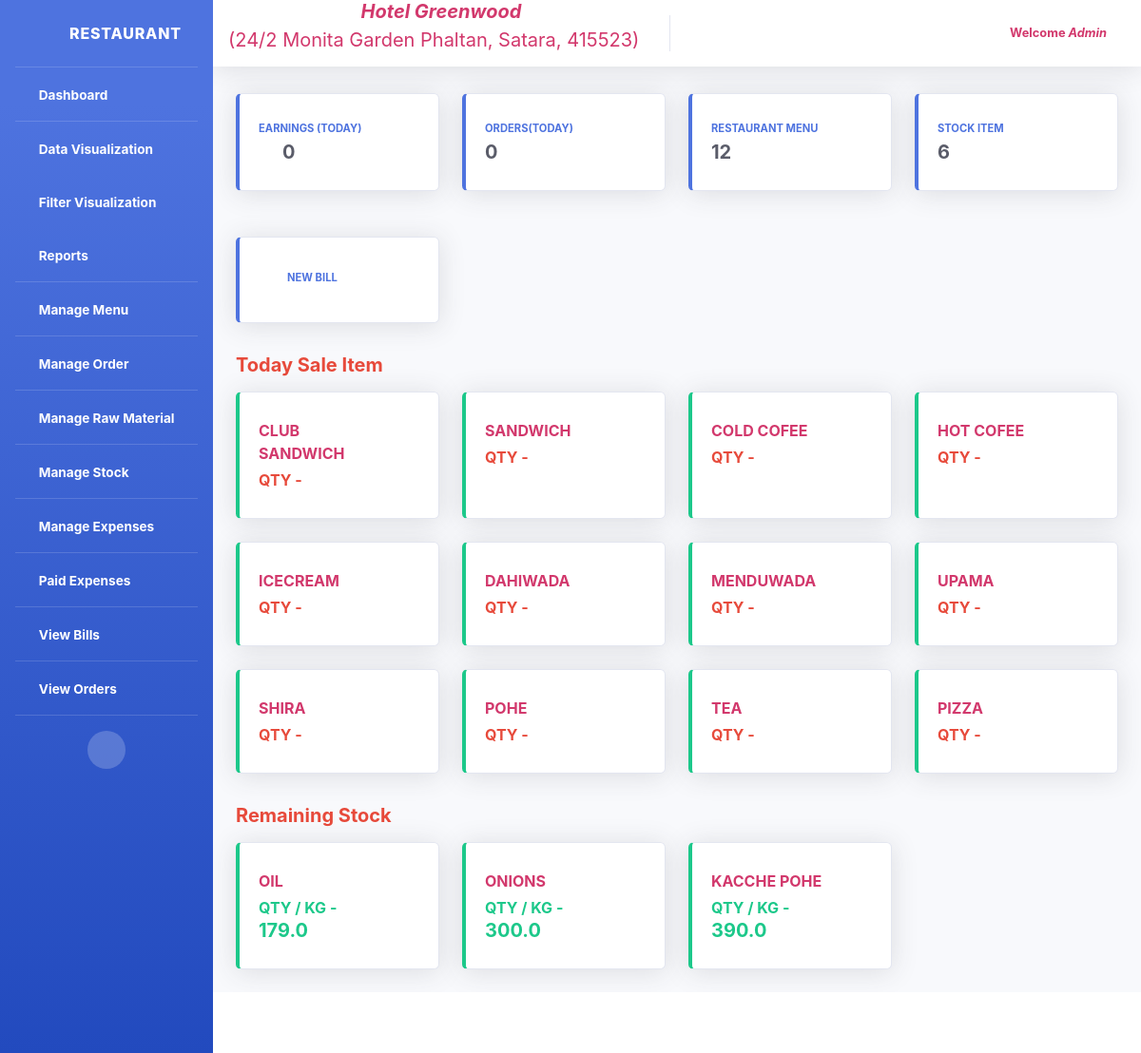
Page /polls/dashboard/ (signed in) on the committed database.
### polls/models.py (models this page shows, shortened)
class Menu(models.Model):
	menu_name = models.CharField(max_length=50, null=True)
	status = models.IntegerField(default=1,null=True)
	created_at = models.DateTimeField(auto_now_add=True)
	updated_at = models.DateTimeField(auto_now=True)
	slug = models.SlugField(unique=True, null=True, blank=True)
	class Meta:
		db_table = "Menu"

class AddStockTmp(models.Model):
	stock_item = models.ForeignKey(RawMaterialItem,  on_delete=models.CASCADE, null=True)
	stock_kg_qty = models.FloatField(null=True)
	price = models.FloatField(null=True)
	status = models.IntegerField(default=1, null=True)
	created_at = models.DateField(auto_now_add=True)
	updated_at = models.DateField(auto_now=True)

class RawMaterialItem(models.Model):
	raw_item = models.CharField(max_length=50, null=True)
	status = models.IntegerField(default=1,null=True)
	created_at = models.DateTimeField(auto_now_add=True)
	updated_at = models.DateTimeField(auto_now=True)
	slug = models.SlugField(unique=True, null=True, blank=True)
	def __str__(self):
		return self.raw_item
	class Meta:
		db_table = "RawMaterialItem"

### polls/views.py (the view)
# urls.py: path('dashboard/', views.MyDashboardView.as_view(), name='dashboard'),
class MyDashboardView(LoggedInMixin,ListView):
    model = AddStockTmp
    template_name='dashboard.html'
    def get_context_data(self, **kwargs):
        context = super(MyDashboardView, self).get_context_data(**kwargs)
        context['stock_list'] = AddStockTmp.objects.filter(status=1).order_by('stock_kg_qty')
        today = date.today()
        total_orders = Orders.objects.filter(item_date = today).count()
        context['order_list'] = total_orders
        total_earn = Orders.objects.filter(item_date=today, status=1).aggregate(Sum('item_total'))
        context['earn_list'] = total_earn
        total_menu = Menu.objects.filter(status=1).count()
        context['menu_list'] = total_menu
        stock_item = RawMaterialItem.objects.filter(status=1).count()
        context['raw_item_list'] = stock_item
        item = []
        qtyDataData = []
        obj1 = Menu.objects.values('id', 'menu_name').filter(status=1).order_by('-id')
        for i in obj1:
            item.append(i['menu_name'])
            q = Orders.objects.filter(item_date=(today), item_name=i['id'])
            saleData = q.aggregate(Sum('item_qty'))
            if not q:
                qtyDataData.append(0)
            else:
                qtyDataData.append(saleData)
        data = zip(item, qtyDataData)
        context['order_data'] = data
        return context

### polls/views.py (called while the page is built)
    def dispatch(self, request, *args, **kwargs):
        if not request.user.is_authenticated:
            return redirect('/polls/login/')
        return super(LoggedInMixin, self).dispatch(request, *args, **kwargs)

### polls/templates/dashboard.html (shortened to what this page needs)
{% extends 'header.html' %}
{% block body %}
{% load static %}
<!DOCTYPE html>
<html>
<head>
	<link href="{% static 'vendor/fontawesome-free/css/all.min.css' %}" rel="stylesheet" type="text/css">
	<link href="{% static 'css/sb-admin-2.min.css' %}" rel="stylesheet">
	<link href="{% static 'css/other.css' %}" rel="stylesheet">
</head>
<body>
	<body id="page-top">
		<div id="wrapper">
		  <div id="content-wrapper" class="d-flex flex-column">
			<div id="content">
			  <div class="container-fluid">
				<div class="row mt-4">
					<div class="col-xl-3 col-md-6 mb-4">
						<div class="card border-left-primary shadow h-100 py-2">
						  <div class="card-body">
							<div class="row no-gutters align-items-center">
							  <div class="col mr-2">
								<div class="text-xs font-weight-bold text-primary text-uppercase mb-1">Earnings (Today)</div>
								<div class="h5 mb-0 font-weight-bold text-gray-800"><i class="fas fa-rupee-sign"></i>&nbsp;
									{% if earn_list.item_total__sum > 0 %}
										{{earn_list.item_total__sum}}
									{% else %}
										0
									{% endif %}
								</div>
							  </div>
							  <div class="col-auto">
								<i class="fas fa-calendar fa-2x text-gray-300"></i>
							  </div>
							</div>
						  </div>
						</div>
					  </div>
					<div class="col-xl-3 col-md-6 mb-4">
						<div class="card border-left-primary shadow h-100 py-2">
						<div class="card-body">
							<div class="row no-gutters align-items-center">
							<div class="col mr-2">
								<div class="text-xs font-weight-bold text-primary text-uppercase mb-1">Orders(Today)</div>
								<div class="h5 mb-0 font-weight-bold text-gray-800">{{order_list}}</div>
							</div>
							<div class="col-auto">
								<i class="fa fa-first-order  fa-2x text-gray-300"></i>
							</div>
							</div>
						</div>
						</div>
					</div>
					<div class="col-xl-3 col-md-6 mb-4">
						<div class="card border-left-primary shadow h-100 py-2">
						<div class="card-body">
							<div class="row no-gutters align-items-center">
							<div class="col mr-2">
								<div class="text-xs font-weight-bold text-primary text-uppercase mb-1">Restaurant Menu</div>
								<div class="h5 mb-0 font-weight-bold text-gray-800">{{menu_list}}</div>
							</div>
							</div>
						</div>
						</div>
					</div>
					<div class="col-xl-3 col-md-6 mb-4">
						<div class="card border-left-primary shadow h-100 py-2">
						<div class="card-body">
							<div class="row no-gutters align-items-center">
							<div class="col mr-2">
								<div class="text-xs font-weight-bold text-primary text-uppercase mb-1">Stock Item</div>
								<div class="h5 mb-0 font-weight-bold text-gray-800">{{raw_item_list}}</div>
							</div>
							<div class="col-auto">
								<i class="fas fa-calendar fa-2x text-gray-300"></i>
							</div>
							</div>
						</div>
						</div>
					</div>
				</div>
				<div class="row mt-4">
					<div class="col-xl-3 col-md-6 mb-4">
						<div class="card border-left-primary shadow h-100 py-2">
						  <div class="card-body">
							<div class="row no-gutters align-items-center">
							  <div class="col mr-2">
								<div class="h5 mb-0 font-weight-bold text-gray-800">
									<a class="nav-link" href="{% url 'manageOrder' %}">
										<div class="text-xs font-weight-bold text-primary text-uppercase mb-1">
											<i class="fas fa-rupee-sign"></i>&nbsp; New Bill
										</div>
									</a>
								</div>
							  </div>
							  <div class="col-auto">
								<i class="fas fa-calendar fa-2x text-gray-300"></i>
							  </div>
							</div>
						  </div>
						</div>
					  </div>
				</div>
				<div class="d-sm-flex align-items-center justify-content-between mt-2 mb-2">
					<h5 class="text-danger font-weight-bold">Today Sale Item</h5>
				  </div>
				<div class="row">
	  				{% for item, qty in order_data %}
		    			<div class="col-xl-3 col-md-6 mb-4">
							<div class="card border-left-success shadow h-100 py-2">
						 		<div class="card-body">
						   			<div class="row no-gutters align-items-center">
										<div class="col mr-2">
							   				<div class="text-xl font-weight-bold text-uppercase mb-1" style="color :#D2386C">{{item}}</div>
											{% if qty.item_qty__sum > 100 %}
							   					<div class="mb-0 font-weight-bold text-success blink_sale_item">QTY - <span class="h5 font-weight-bold">{{qty.item_qty__sum}}</span></div>
											{% else %}
												<div class="mb-0 font-weight-bold text-danger">QTY - </div>
											{% endif %}
							 			</div>
										<div class="col-auto">
											<i class="fas fa-plus fa-2x text-gray-300 mb-0"></i>
										</div>
						   			</div>
						 		</div>
					   		</div>
						</div>
					{% endfor %}
				</div>
				<div class="d-sm-flex align-items-center justify-content-between mt-2 mb-2">
				  <h5 class="text-danger font-weight-bold">Remaining Stock</h5>
				</div>
				<div class="row">
				 {% for i in stock_list %}
				  <div class="col-xl-3 col-md-6 mb-4">
					{% if i.stock_kg_qty > 100 %}
						<div class="card border-left-success shadow h-100 py-2">
					{% else %}
						<div class="card border-left-danger shadow h-100 py-2">
					{% endif %}
					  <div class="card-body">
						<div class="row no-gutters align-items-center">
						  <div class="col mr-2">
							<div class="text-xl font-weight-bold text-uppercase mb-1" style="color :#D2386C">{{i.stock_item}}</div>
							{% if i.stock_kg_qty > 100 %}
							<div class="mb-0 font-weight-bold text-success">QTY / KG - <span class="h5 font-weight-bold">{{i.stock_kg_qty}}</span></div>
							{% endif %}
						  </div>
						  <div class="col-auto">
							<i class="fas fa-shopping-cart fa-2x text-gray-300"></i>
						  </div>
						</div>
					  </div>
					</div>
				  </div>
				  {% endfor %}
				</div>
			  </div>
			</div>
		  </div>
		</div>
	  </body>
</body>
</html>
{% endblock %}

### polls/templates/header.html (shortened to what this page needs)
{% load static %}
<html>
<head>
  <link href="{% static 'vendor/fontawesome-free/css/all.min.css' %}" rel="stylesheet" type="text/css">
  <link href="{% static 'css/sb-admin-2.min.css' %}" rel="stylesheet">
  <link href="{% static 'css/other.css' %}" rel="stylesheet">
</head>
<body id="page-top">
<div id="wrapper">
<ul class="navbar-nav bg-gradient-primary sidebar sidebar-dark accordion" id="accordionSidebar">
  <a class="sidebar-brand d-flex align-items-center justify-content-center" href="{% url 'dashboard' %}">
  <div class="sidebar-brand-icon rotate-n-15">
    <i class="fas fa-home fa-fw "></i>
  </div>
  <div class="sidebar-brand-text mx-3">Restaurant</div>
  </a>
  <hr class="sidebar-divider my-0">
  <li class="nav-item active">
    <a class="nav-link" href="{% url 'dashboard' %}">
      <i class="fas fa-fw fa-tachometer-alt"></i>
      <span>Dashboard</span></a>
  </li>
  <hr class="sidebar-divider my-0">
  <li class="nav-item active">
    <a class="nav-link collapsed" href="#" data-toggle="collapse" data-target="#collapseTwo" aria-expanded="true" aria-controls="collapseTwo">
      <i class="fas fa-fw fa fa-chart-area"></i>
      <span>Data Visualization</span>
    </a>
  </li>
 <li class="nav-item active">
    <a class="nav-link collapsed" href="#" data-toggle="collapse" data-target="#collapsefilter" aria-expanded="true" aria-controls="collapseTwo">
      <i class="fas fa-fw fa fa-chart-area"></i>
      <span>Filter Visualization</span>
    </a>
  </li>
  <li class="nav-item active">
    <a class="nav-link collapsed" href="#" data-toggle="collapse" data-target="#collapsereport" aria-expanded="true" aria-controls="collapseTwo">
      <i class="fas fa-fw fa fa-file"></i>
      <span>Reports</span>
    </a>
  </li>
  <hr class="sidebar-divider my-0">
  <li class="nav-item active">
    <a class="nav-link" href="{% url 'manageMenu' %}">
      <i class="fas fa-fw fa-cog"></i>
      <span>Manage Menu</span></a>
  </li>
  <hr class="sidebar-divider my-0">
  <li class="nav-item active">
    <a class="nav-link" href="{% url 'manageOrder' %}">
      <i class="fas fa-fw fa-cog"></i>
      <span>Manage Order</span></a>
  </li>
  <hr class="sidebar-divider my-0">
  <li class="nav-item active">
    <a class="nav-link" href="{% url 'manageRawMaterial' %}">
      <i class="fas fa-fw fa-cog"></i>
      <span>Manage Raw Material</span></a>
  </li>
  <hr class="sidebar-divider my-0">
  <li class="nav-item active">
    <a class="nav-link" href="{% url 'manageStock' %}">
      <i class="fas fa-fw fa-cog"></i>
      <span>Manage Stock</span></a>
  </li>
  <hr class="sidebar-divider my-0">
  <li class="nav-item active">
    <a class="nav-link" href="{% url 'manageExpenses' %}">
      <i class="fas fa-fw fa-cog"></i>
      <span>Manage Expenses</span></a>
  </li>
  <hr class="sidebar-divider my-0">
  <li class="nav-item active">
    <a class="nav-link" href="{% url 'paidExpeses' %}">
      <i class="fas fa-fw fa-plus"></i>
      <span>Paid Expenses</span></a>
  </li>
  <hr class="sidebar-divider my-0">
  <li class="nav-item active">
    <a class="nav-link" href="{% url 'viewBills' %}">
      <i class="fas fa-fw fa fa-list"></i>
      <span>View Bills</span></a>
  </li>
  <hr class="sidebar-divider my-0">
  <li class="nav-item active">
    <a class="nav-link" href="{% url 'viewOrderDetails' %}">
      <i class="fas fa-fw fa fa-list"></i>
      <span>View Orders</span></a>
  </li>
<hr class="sidebar-divider">
  <div class="text-center d-none d-md-inline">
    <button class="rounded-circle border-0" id="sidebarToggle"></button>
  </div>
</ul>
    <div id="content-wrapper" class="d-flex flex-column">
        <div id="content">
        <nav class="navbar navbar-expand navbar-light bg-white topbar mb-1 static-top shadow">
          <span align="center" class="navbar-brand mb-0 h1 text-info"><i class='fas fa-hotel' style='font-size:20px'></i><i class="font-weight-bold" style="color: #D2386C;">Hotel Greenwood</i><p style="color:  #D2386C;"> (24/2 Monita Garden Phaltan, Satara, 415523)</p></span>
            <ul class="navbar-nav ml-auto">
            <li class="nav-item dropdown no-arrow">
              <a class="nav-link dropdown-toggle" href="#" id="userDropdown" role="button" data-toggle="dropdown" aria-haspopup="true" aria-expanded="false">
                <span class="mr-2 d-none d-lg-inline text-gray-600 small">
                {% if user.is_authenticated %}
                  <b style="color: #D2386C;">Welcome&nbsp;<i>{{request.user | title}}</i></b>
                {% endif %}
                </span>
              </a>
            </li>
          </ul>
        </nav>
        {% block body %} {% endblock %}
    </div>
      <footer class="sticky-footer bg-white">
      </footer>
    </div>
  </div>
</body>
</html>

### rows in the picture
Menu: order_data "CLUB SANDWICH"
Menu: order_data "SANDWICH"
Menu: order_data "COLD COFEE"
Menu: order_data "HOT COFEE"
Menu: order_data "ICECREAM"
Menu: order_data "DAHIWADA"
Menu: order_data "MENDUWADA"
Menu: order_data "UPAMA"
Menu: order_data "SHIRA"
Menu: order_data "POHE"
Menu: order_data "TEA"
Menu: order_data "PIZZA"
AddStockTmp: stock_item "OIL", stock_kg_qty "179.0"
AddStockTmp: stock_item "ONIONS", stock_kg_qty "300.0"
AddStockTmp: stock_item "KACCHE POHE", stock_kg_qty "390.0"

### other values in the picture
{{ request.user | title }} "Admin"
{{ order_list }} "0"
{{ menu_list }} "12"
{{ raw_item_list }} "6"
